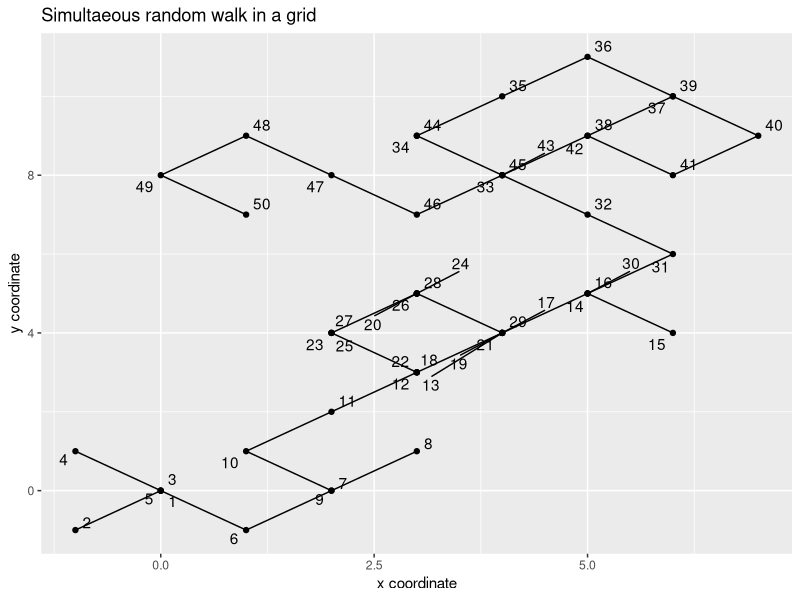
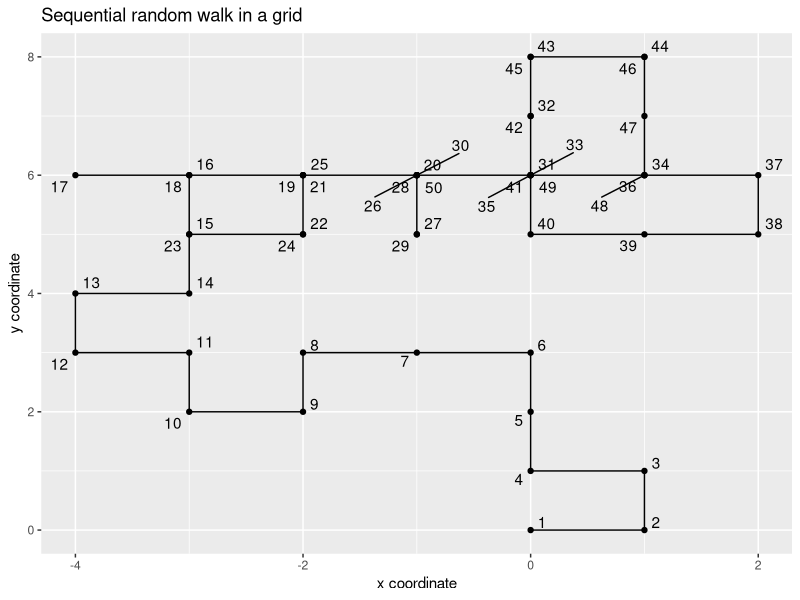
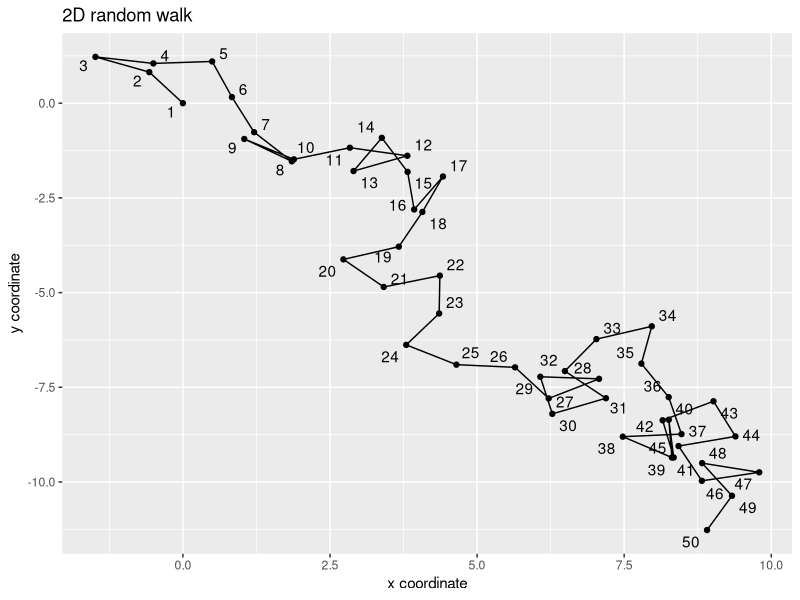

Write the R code that produced these figures, in order.
## ---- chunk 1
library(tidyverse)
library(ggrepel)
## ---- chunk 2
set.seed(6)
n<-50 #Lenght of the walk
initialX<-0.0 #initial x coordinate
initialY<-0.0 #initial y coordinate
## ---- chunk 3
steps<-1:n
X<-rep(NA,n)
Y<-rep(NA,n)
trajectory<-tibble(steps,X,Y)
## ---- chunk 4
trajectory$X<-c(initialX,initialX+cumsum(sample(c(-1,1),size = n-1,replace=TRUE)))
trajectory$Y<-c(initialY,initialY+cumsum(sample(c(-1,1),size = n-1,replace=TRUE)))
## ---- chunk 5
ggplot(trajectory, aes(X,Y,label=steps))+
  geom_path()+
  geom_point()+
  geom_text_repel()+
  xlab("x coordinate") + 
  ylab("y coordinate") +
  ggtitle("Simultaeous random walk in a grid")

## ---- chunk 6
aux1<-sample(c(0,1),size = n-1,replace=TRUE)
aux2<-1-aux1
trajectory$X<-c(initialX,initialX+cumsum(aux1*sample(c(-1,1),size = n-1,replace=TRUE)))
trajectory$Y<-c(initialY,initialY+cumsum(aux2*sample(c(-1,1),size = n-1,replace=TRUE)))

## ---- chunk 7
ggplot(trajectory, aes(X,Y,label=steps))+
  geom_path()+
  geom_point()+
  geom_text_repel()+
  xlab("x coordinate") + 
  ylab("y coordinate") +
  ggtitle("Sequential random walk in a grid")

## ---- chunk 8
stepSize<-1
aux1<-runif(n-1,min=0,max=2*pi)
aux2<-cos(aux1)*stepSize
aux3<-sin(aux1)*stepSize
trajectory$X<-c(initialX,initialX+cumsum(aux2))
trajectory$Y<-c(initialY,initialY+cumsum(aux3))

## ---- chunk 9
ggplot(trajectory, aes(X,Y,label=steps))+
  geom_path()+
  geom_point()+
  geom_text_repel()+
  xlab("x coordinate") + 
  ylab("y coordinate") +
  ggtitle("2D random walk")

